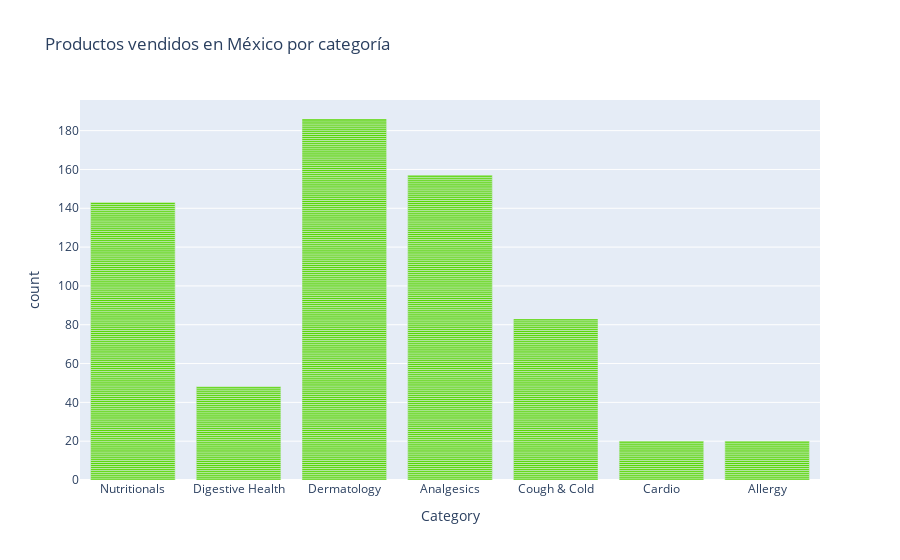

The code cell stored with this chart in its notebook:
### Code cell
import plotly.express as px
# Colores de la marca
bayer_colors = ['#56D500', '#00314E', '#01BEFF']
fig = px.bar(category_df, x='Category', title="Productos vendidos en México por categoría", color_discrete_sequence=bayer_colors)
fig.show()

### Figure 1 — Plotly figure (JSON) as saved in the notebook; plotly's stock layout.template omitted (floating-point values rounded to 4 significant figures; data arrays with more than 128 entries replaced by an {"elided": "..."} marker saying what was removed)
{"data": [{"alignmentgroup": "True", "hovertemplate": "Category=%{x}<br>count=%{y}<extra></extra>", "legendgroup": "", "marker": {"color": "#56D500", "pattern": {"shape": ""}}, "name": "", "offsetgroup": "", "orientation": "v", "showlegend": false, "textposition": "auto", "type": "bar", "x": {"elided": "657 str values"}, "xaxis": "x", "y": {"elided": "657 int values"}, "yaxis": "y"}], "layout": {"barmode": "relative", "legend": {"tracegroupgap": 0}, "title": {"text": "Productos vendidos en México por categoría"}, "xaxis": {"anchor": "y", "domain": [0, 1], "title": {"text": "Category"}}, "yaxis": {"anchor": "x", "domain": [0, 1], "title": {"text": "count"}}}}
